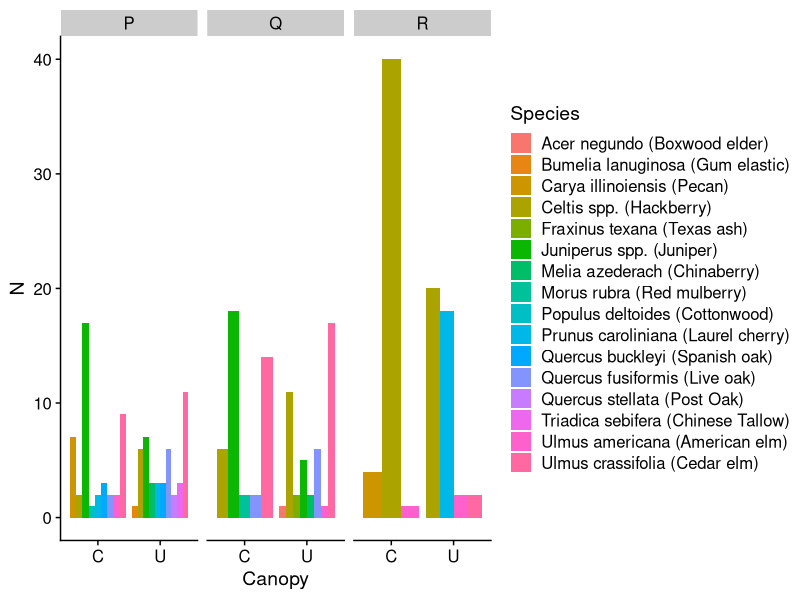
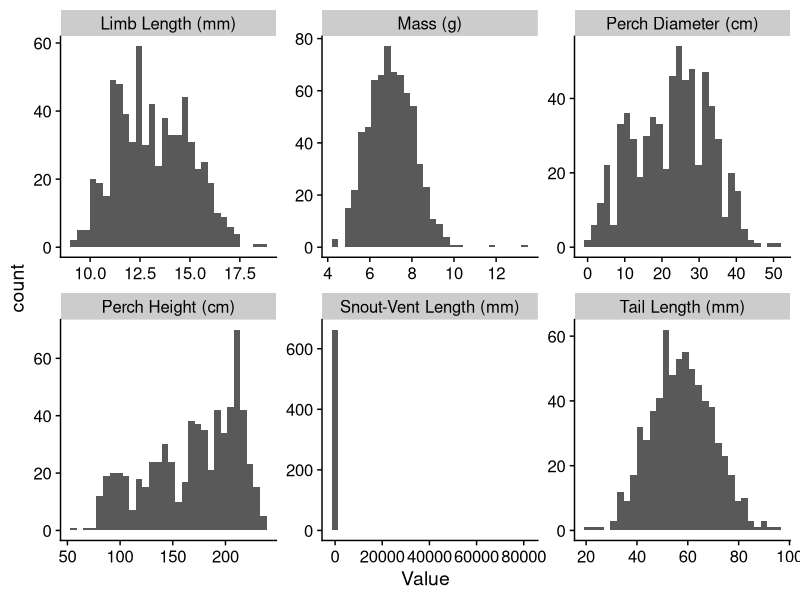
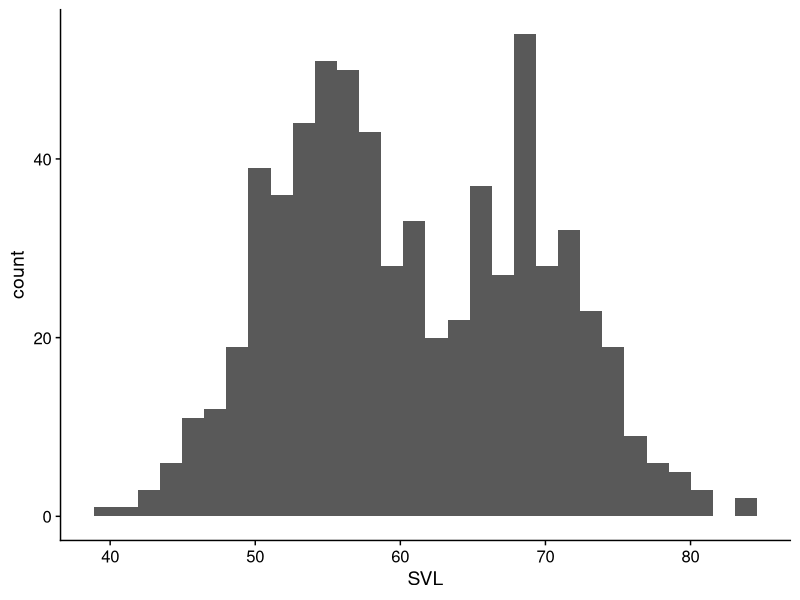

Write R code to recreate these figures, in order.
# Tidyr
library(tidyverse)
library(cowplot)
library(readxl)
theme_set(theme_cowplot())
lizards = read_csv("data/anoles.csv")
## New data set: ####
succession_data = read_csv("data/wide_succession_data.csv")
glimpse(succession_data)
View(succession_data)

## These data were collected by my Field Ecology students
## Four Teams surveyed the diversity and density of 
## three habitat types at Brackenridge Field Lab
## In each Habitat type, each team selected three points (Sample),
## and recorded 4 canopy (C) and 4 understory (U) trees at each point
## The distance to each tree, the DBH of the canopy trees, 
## and the species of tree was also recorded

## A few notes about the dataset:
  ## Habitat type and canopy/understory type are combined into the "Type" column
  ## Species presence is indicated by a "1" in the appropriate column
  ## A specific sample point is identified by the combination of 
  ## Habitat, Sample, and Team

# First, we should convert all of the presence/absense species 
  # columns into a single column
  
#### pivot_longer ####

# This is done with the gather() command
succession_data %>% 
  pivot_longer(
    # The column names you want to reshape
    # In this case, as with dplyr::select, the minus indicates everything BUT 
    # these columns
    cols = -c(Type, Team, Sample, Quadrant, Distance, DBH),
    names_to = "Species", # Name of the column that stores the old column names
    values_to = "is_present") %>%  # Name of the oclumn that stores old cell values
  View

# Equivalently:
succession_data %>% pivot_longer(
    7:22, # positions of the columns to pivot
    names_to = "Species", values_to = "is_present")
succession_data %>% pivot_longer(
  # You can use ranges of column names, though that's not practical here
    `Acer negundo (Boxwood elder)`:`Ulmus crassifolia (Cedar elm)`,
    names_to = "Species", values_to = "is_present")
succession_data %>% pivot_longer(
  contains("("), # All of the species names have a parentheses in them
  names_to = "Species", values_to = "is_present")


# Note that there are a lot of NAs in the is_present column,
  # we can drop these with:
gathered_succ = succession_data %>% 
  pivot_longer(7:22, names_to = "Species",
               values_to = "is_present", 
               values_drop_na = TRUE)




# All the is_present column is telling us is whether that particular species was 
# there or not; we don't need the absences, so we can get rid of them
gathered_succ %>%  select(-is_present)

#### Separate ####

# To do anything interesting with this, we should be able to separately 
# work with habitat type and canopy type

# the separate() command works for that

gathered_succ %>%  select(-is_present) %>% 
  separate(col = Type, # Column to separate
           into = c("Habitat", "Canopy"), # Names of the new columns to separate into
           sep = "-") # the character used to mark the separation

# If we want to be able to identify individual sample points, we should make a new column

tidy_succession =  gathered_succ %>% 
  filter(!is.na(is_present)) %>% select(-is_present) %>% 
  separate(Type, c("Habitat", "Canopy"), sep = "-")  %>% 
  # Combine the indicator
  mutate(Sample_point = paste(Habitat, Team, Sample, sep = "-")) %>% 
  select(-Team, -Sample, -Quadrant)

# Now we can ask some questions about the data
# How many of each speceis were found in each canopy type?  Does it differe between Habitat and Canopy?
tidy_succession %>% group_by(Habitat, Canopy, Species) %>% 
  summarize(N = n()) %>% mutate(freq = N/sum(N)) # Note: this is the relative frequency of the habitat/canopy combination, due to the dataframe's grouping

# Create a bar plot showing how species abundnace varies among 
# habitats and canopy types
tidy_succession %>% group_by(Habitat, Canopy, Species) %>% 
  summarize(N = n()) %>%
  ggplot() + aes(x = Canopy, y = N, fill = Species) +
  facet_wrap(~Habitat) + 
  geom_col(position = position_dodge()) # Column chart; try re-running w/o position argument


#### TODO: ####
  ## pivot_longer() with multiple names or values columns
  ## Find some examples to use the more complicated pivot function examples
  ## pivot_wider()
  ## Maybe also use extract(), though that could require some regex bits?


# Get the mean and standard deviation of each numeric trait per site,
# excluding missing values
lizards_smry = lizards %>% group_by(Site) %>% 
  summarize_if(is.numeric, #fonly apply to numeric columns
               .funs = list(Mean=mean, StDev=sd), # Apply these functions, with the corresponding names
               na.rm = TRUE )
lizards_smry
# Let's tidy this
# The output should have columns Site, Trait, Mean, and StDev
lizards_smry %>% 
  pivot_longer(-Site,
               names_to = c("Trait", ".value"),
               names_sep = "_")
# Note the ".value" in the names
# we didn't use a values_to argument
# because the name of the value column
# changes based on the input column





#### Data Cleaning ####
### I think this stuff below belongs in the following EDA lecture
### A look back at the lizard data

# This is more or less the same lizard data, but in a less processed state
messy_lizards <- read_csv("data/anoles_messy.csv")

# Take a look at the data
messy_lizards
glimpse(messy_lizards) # glimpse is helpful when you have a lot of columns
View(messy_lizards)

# This data is tidy
# Each row is a single observation,
# Each column is a variable.
# However, sometimes it might be convienient to over-tidy the data.

# Let's put all of the variables other than ID, Site, and Color into a single column.

# This can help us see if there are any obvious problems with our data 

over_tidy_anoles <- messy_lizards %>% 
  gather(key = "Variable", value = "Value", contains("("))
# the contains() function selects all variables with a "(" in their name
# You can find simlar functions by putting ?select_helpers into the console
# an alternative way to write this: 
  # over_tidy_anoles <- gather(messy_lizards, key = "Variable", value = "Value", -`Anole ID`, -Site, -Color)

over_tidy_anoles %>% ggplot() + 
  aes(x = Value) + # aes() connects columns in the data frame to graph features
  geom_histogram() + # Alternatively, you could try:
  # geom_density() + 
  # geom_freqpoly() +
  facet_wrap(~Variable, scales = "free") # A facet creates different sub-plots; 
# scales = "free" lets the different plots have different axis ranges

# Something looks funny with Snout-Vent Length

messy_lizards %>% # arrange(desc(...)) sorts in descending order
  arrange(desc(`Snout-Vent Length (mm)`)) %>% glimpse

## Our problem lizard is apparently 80 meters long.
## You can either replace this with a missing value (NA) or check if there was a data entry error.
## For this hypothetical example, let's say we our data sheet said it was supposed to be 80.4

# Most of the time, you'll probably just edit in your data sheet, but
# this is another option
messy_lizards <- messy_lizards %>% 
  mutate(`Snout-Vent Length (mm)` = # The if_else() function
           if_else(`Snout-Vent Length (mm)` == 80469.2, # This is a condition
                   80.4, # It returns this value where the condition is TRUE
                   `Snout-Vent Length (mm)`)) # and this value where it is FALSE

messy_lizards <- messy_lizards %>% 
  rename(ID = `Anole ID`, SVL = `Snout-Vent Length (mm)`,
         Tail = `Tail Length (mm)`, Limb = `Limb Length (mm)`, Mass = `Mass (g)`,
         Height = `Perch Height (cm)`, Diameter = `Perch Diameter (cm)`)

messy_lizards %>% ggplot(aes(x = SVL)) + geom_histogram()


##############
## Exercise: 
## Re-make over_tidy_anoles now that we've corrected the data
##############


# We also have some data about each Site.  Let's read this in.
anole_sites = read_csv("data/anole_sites.csv")

anole_sites
## The Precipitation and Temperature rows have text included with their values.  

##########
## Exercise:
## Use remove the units from Precipitation and Temperature columns;
## What does the 'convert = TRUE' argument in separate() do, and would it be useful in this case?
##########



# We'd like to combine this table with the individual anole data.  To do that, we need a join operation
anole_data = left_join(messy_lizards, anole_sites, by = "Site") # there are a variety of join functions; look at the dplyr cheatsheet to get a feel for them
anole_data # This adds new columns to anole corresponding to the site's temp., precip., lat., and long.

# Let's save our cleaned and joined data.
write_csv(anole_data, "data/clean_anole_data.csv")

### Throw in some list columns !!!!
